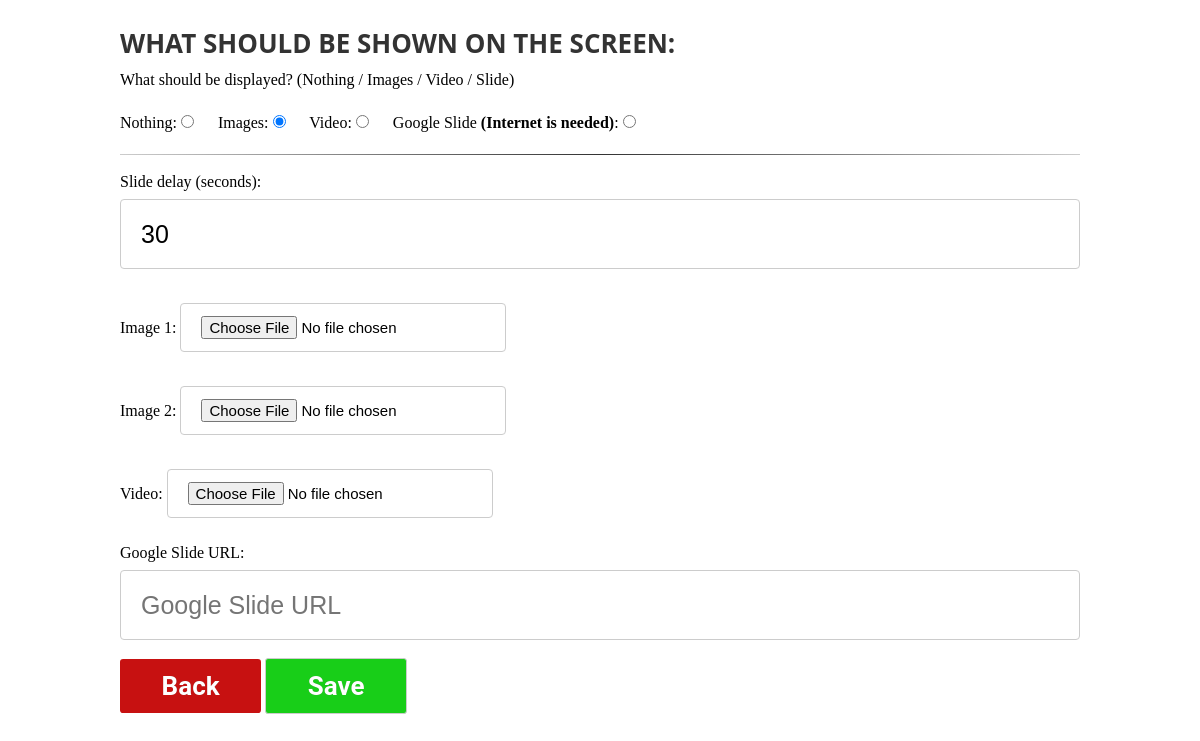
The page /images on the database its author committed.
### tables this page shows
CREATE TABLE images (url_1 text, url_2 text, google_slide_url text, video_url text, current_select text, slide_delay text);

### app.py (the view)
@app.route( '/images' )
def images():
    images = get_images()
    try:
        url1 = os.path.join(app.config['UPLOAD_FOLDER'], images["url_1"])
        url2 = os.path.join(app.config['UPLOAD_FOLDER'], images["url_2"])
    except:
        url1 = ""
        url2 = ""
    return render_template( 'images.html', images = images, url1 = url1, url2 = url2)

### help_functions.py (called while the page is built)
def get_images():
    try:
        conn = sqlite3.connect("database.db")
        c = conn.cursor()
        c.execute("""select * from images """)
        values = list(c.fetchone())
        the_key_values = ["url_1", "url_2", "google_slide_url","video_url","current_select","slide_delay"]
        result = dict(zip(the_key_values, values))
        return result
    except Exception as e:
        values = ['', '', '', '', 'images', '30']
        the_key_values = ["url_1", "url_2", "google_slide_url","video_url","current_select","slide_delay"]
        result = dict(zip(the_key_values, values))
        save_error(e)

### templates/images.html (shortened to what this page needs)
{% extends 'layout/layout.html' %}
{% block content %}
<div class="container_padding">
    <form action="/save/images" method="POST" enctype="multipart/form-data">
        <h1 class="title left">What should be shown on the screen:</h1>
        <span>What should be displayed? (Nothing / Images / Video / Slide)</span><br><br>
        <label for="slide_nothing">Nothing:</label>
        <input style="text-align:left; width: auto; height:auto; margin-right: 20px;" required id="slide_nothing" value="none"  {% if images['current_select'] == 'none'%}checked{% endif%} type="radio" name="slide" >
        <label for="slide_images">Images:</label>
        <input style="text-align:left; width: auto; height:auto;margin-right: 20px;" required id="slide_images" value="images"  {% if images['current_select'] == 'images'%}checked{% endif%}  type="radio" name="slide" >
        <label for="slide_video">Video:</label>
        <input style="text-align:left; width: auto; height:auto;margin-right: 20px;" required id="slide_video" value="video"  {% if images['current_select'] == 'video'%}checked{% endif%}  type="radio" name="slide" >
        <label for="slide_google_slide">Google Slide <span><b>(Internet is needed)</b></span>:</label>
        <input style="text-align:left; width: auto; height:auto;" required id="slide_google_slide" value="google_slide"  {% if images['current_select'] == 'google_slide'%}checked{% endif%}  type="radio" name="slide" >
        <br><br>
        <hr>
        <br>
        <label for="slide_delay">Slide delay (seconds):</label>
        <input type="number" id="isha_iqamah" required  min="2" name="slide_delay" placeholder="Slide delay" value="{{images['slide_delay']}}">
        <br>
        <br>
        {% if images['url_1'] != ''%}
        <label for="image1">Image 1 - {{images['url_1']}}</label>
        <input  style=" display: none;"type="text"  id="image1" name="image1" value="{{images['url_1']}}"> <br>
        <img height="170" width="170" alt="{{images['url_1']}}" src="{{url1}}"><br>
        <a class="back"   href="/delete/file/1">Delete</a>
        {% else %}
        <label for="image1">Image 1:</label>
        <input  style=" font-size:15px; height: auto !important; width: auto !important;"type="file"  accept="image/*" id="image1"   name="image1" >
        {% endif %}
        <br>
        <br>
        {% if images['url_2'] != ''%}
        <label for="image2">Image 2 - {{images['url_2']}}</label>
        <input  style=" display: none;"type="text"  id="image2" name="image2" value="{{images['url_2']}}"><br>
        <img height="170" width="170" alt="{{images['url_2']}}" src="{{url2}}"><br>
        <a class="back" href="/delete/file/2">Delete</a>
        {% else %}
        <label for="image2">Image 2:</label>
        <input style=" font-size:15px; height: auto !important; width: auto !important;" type="file"  accept="image/*" id="image2" name="image2" >
        {% endif %}
        <br>
        <br>
        {% if images['video_url'] != ''%}
        <label for="video_url">Video - {{images['video_url']}}</label>
        <input  style=" display: none;"type="text"  id="video_url" name="video_url" value="{{images['video_url']}}"><br>
        <a class="back" href="/delete/file/3">Delete</a>
        {% else %}
        <label for="video">Video:</label>
        <input style=" font-size:15px; height: auto !important; width: auto !important;" type="file" id="video"  accept="video/*" name="video" >
        {% endif %}
        <br>
        <br>
        <label for="google_slide_url">Google Slide URL:</label>
        <input type="text" id="google_slide_url"  name="google_slide_url" placeholder="Google Slide URL" value="{{images['google_slide_url']}}">
        <a class="back" href="/">Back</a>
        <input type="submit" class="save"  value="Save"><br><br><br>
    </form>
</div>
{% endblock %}

### static/css/styles.css (style rules this page uses)
* { margin: 0; padding: 0; border: 0; outline: 0; box-sizing: border-box; }
.title { text-align: center; font-family: 'Segoe UI', Tahoma, Geneva, Verdana, sans-serif; margin: 25px 0px 10px 0px; color:#333; text-transform: uppercase; font-size: 26px; }
.save { cursor: pointer; width: auto !important; height: auto !important; background-color: rgb(24, 206, 24); display:inline-block; color: white !important; padding:0.46em 1.6em; margin: 1% auto 1% auto; border-radius:0.12em; font-size: 26px; box-sizing: border-box; text-decoration:none; font-family:'Roboto',sans-serif; font-weight:700; color:#242424; text-shadow: 0 0.004em 0.004em rgba(0,0,0,0.35); transition: all 0.6s; }
.back { background-color: rgb(199, 17, 17); display:inline-block; color: white !important; padding:0.46em 1.6em; margin: 1% auto 1% auto; border-radius:0.12em; font-size: 26px; box-sizing: border-box; text-decoration:none; font-family:'Roboto',sans-serif; font-weight:700; color:#242424; text-shadow: 0 0.004em 0.004em rgba(0,0,0,0.35); transition: all 0.6s; }
.left { text-align: left !important; }
hr { border: 0; height: 1px;background: #333;background-image: linear-gradient(to right, #ccc, #333, #ccc); }
input { width: 100%; height:70px; padding: 12px 20px; margin: 8px 0; display: inline-block; border: 1px solid #ccc; border-radius: 4px; box-sizing: border-box; font-size: 25px; }
@media only screen and (min-width: 1000px) { .container_padding { padding-right: 10%; padding-left: 10%; margin-right: auto !important; margin-left: auto; } }

### rows shown on the page
images: current_select "☐ Nothing:", current_select "☑ Images:", current_select "☐ Video:", current_select "☐ Google Slide (Internet is need", slide_delay "30"
